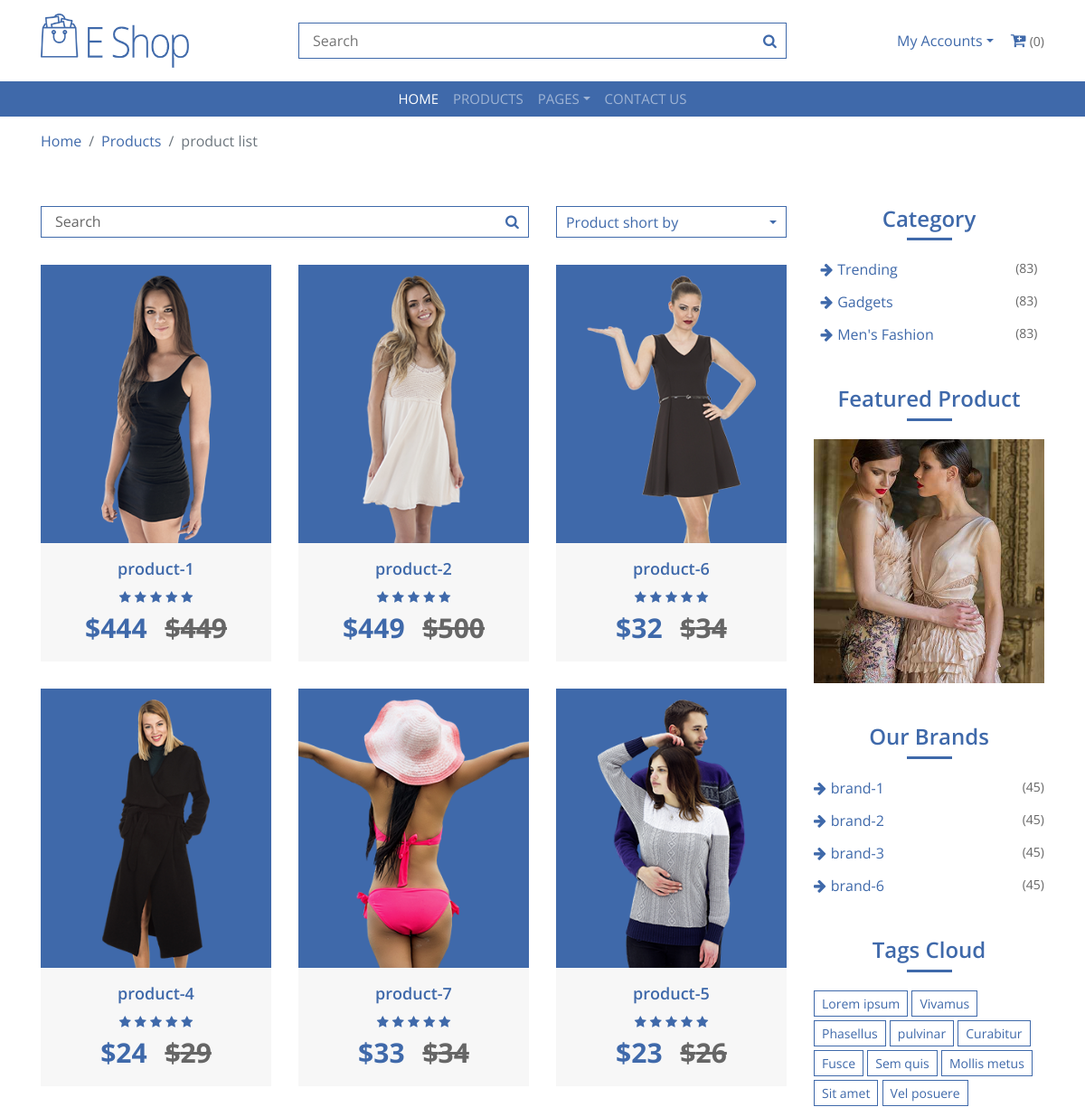
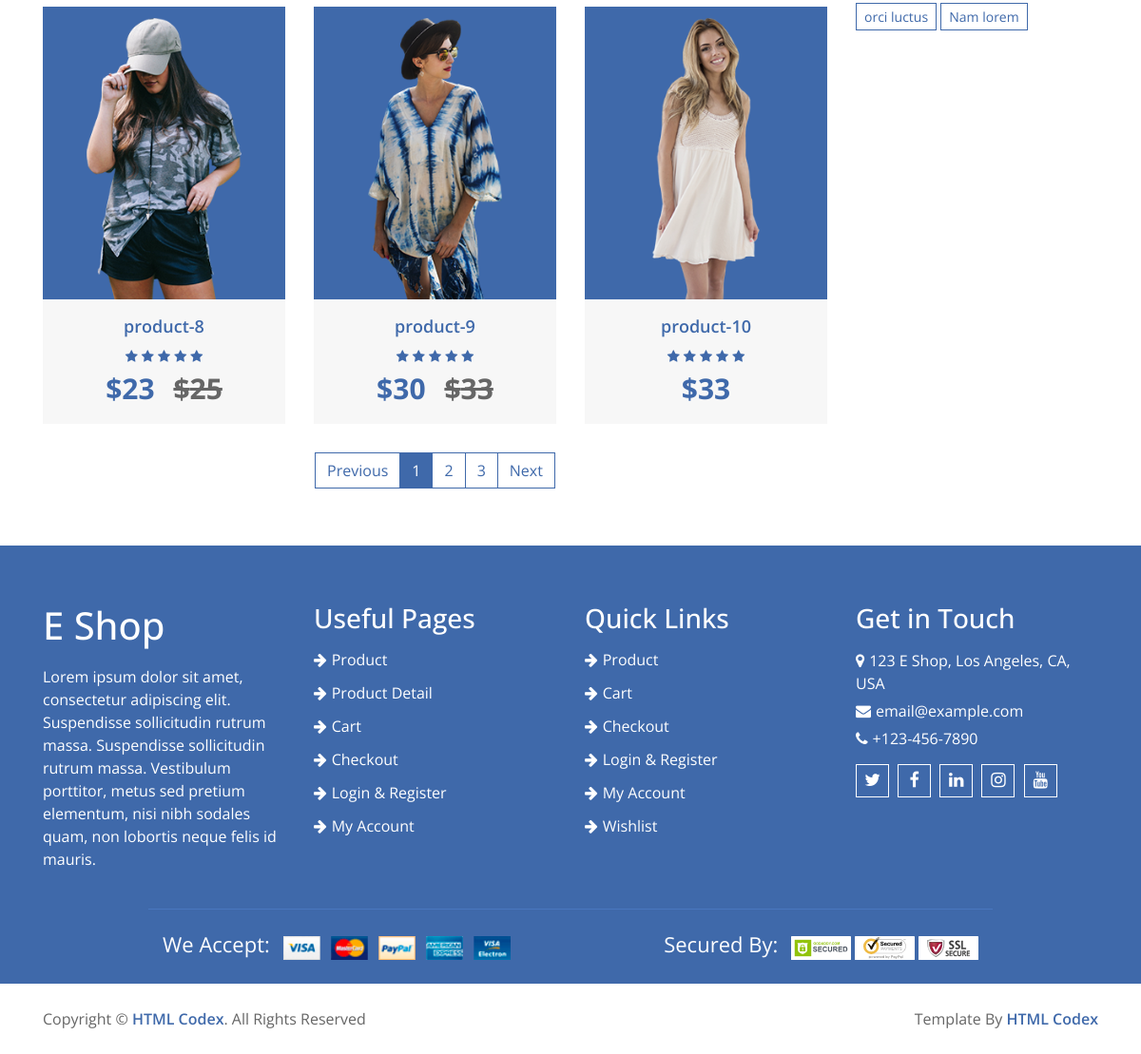
Page /category/Trending on the committed database (2 pictures, top to bottom).
### home/models.py (models this page shows, shortened)
class Product(models.Model):
    name = models.CharField(max_length=300)
    slug = models.CharField(max_length=500, unique=True)
    image = models.ImageField(upload_to='media')
    price = models.IntegerField()
    discounted_price = models.IntegerField(default=0)
    description = models.TextField(blank=True)
    specification = models.TextField(blank=True)
    category = models.ForeignKey(Category, on_delete=models.CASCADE)
    subcategory = models.ForeignKey(SubCategory, on_delete=models.CASCADE)
    brand = models.ForeignKey(Brand, on_delete=models.CASCADE)
    labels = models.CharField(choices=LABELS, max_length=50)
    stock = models.CharField(choices=STOCK, max_length=50)

class Category(models.Model):
    name = models.CharField(max_length=300)
    image = models.ImageField(upload_to='media')
    slug = models.CharField(max_length=500, unique=True)

class Brand(models.Model):
    name = models.CharField(max_length=500)
    image = models.ImageField(upload_to='media')
    rank = models.IntegerField(unique=True)
    slug = models.CharField(max_length=500, unique=True)

### home/views.py (the view)
# urls.py: path('category/<slug>', CategoryView.as_view(), name='category'),
class CategoryView(BaseView):
    def get(self,request,slug):
        self.views
        ids = Category.objects.get(slug = slug).id
        self.views['catproducts'] = Product.objects.filter(category_id = ids)
        return render(request, 'category.html', self.views)

### templates/category.html (shortened to what this page needs)
{% extends 'base.html' %}
{% load static %}
{% block content %}
        <div class="breadcrumb-wrap">
            <div class="container">
                <ul class="breadcrumb">
                    <li class="breadcrumb-item"><a href="#">Home</a></li>
                    <li class="breadcrumb-item"><a href="#">Products</a></li>
                    <li class="breadcrumb-item active">product list</li>
                </ul>
            </div>
        </div>
        <div class="product-view">
            <div class="container">
                <div class="row">
                    <div class="col-md-9">
                        <div class="row">
                            <div class="col-lg-12">
                                <div class="row">
                                    <div class="col-md-8">
                                        <div class="product-search">
                                            <input type="email" value="Search">
                                            <button><i class="fa fa-search"></i></button>
                                        </div>
                                    </div>
                                    <div class="col-md-4">
                                        <div class="product-short">
                                            <div class="dropdown">
                                                <a href="#" class="dropdown-toggle" data-toggle="dropdown">Product short by</a>
                                            </div>
                                        </div>
                                    </div>
                                </div>
                            </div>
                            {% for cat in catproducts %}
                            <div class="col-lg-4">
                                <div class="product-item">
                                    <div class="product-image">
                                        <a href="product-detail.html">
                                            <img src="{{cat.image.url}}" alt="Product Image">
                                        </a>
                                    </div>
                                    <div class="product-content">
                                        <div class="title"><a href="#">{{cat.name}}</a></div>
                                        <div class="ratting">
                                            <i class="fa fa-star"></i>
                                            <i class="fa fa-star"></i>
                                            <i class="fa fa-star"></i>
                                            <i class="fa fa-star"></i>
                                            <i class="fa fa-star"></i>
                                        </div>
                                        <div class="price">
                                            {% if cat.discounted_price > 0 %}
                                            ${{cat.discounted_price}} <span>${{cat.price}}</span>
                                            {% else %}
                                            ${{cat.price}}
                                            {% endif %}
                                        </div>
                                    </div>
                                </div>
                            </div>
                            {% endfor %}
                        </div>
                        <div class="col-lg-12">
                            <nav aria-label="Page navigation example">
                                <ul class="pagination justify-content-center">
                                    <li class="page-item disabled">
                                        <a class="page-link" href="#" tabindex="-1">Previous</a>
                                    </li>
                                    <li class="page-item active"><a class="page-link" href="#">1</a></li>
                                    <li class="page-item"><a class="page-link" href="#">2</a></li>
                                    <li class="page-item"><a class="page-link" href="#">3</a></li>
                                    <li class="page-item">
                                        <a class="page-link" href="#">Next</a>
                                    </li>
                                </ul>
                            </nav>
                        </div>
                    </div>
                    <div class="col-md-3">
                        <div class="sidebar-widget category">
                            <h2 class="title">Category</h2>
                            <ul>
                                {% for cat in categories %}
                                <li><a href="#">{{cat.name}}</a><span>(83)</span></li>
                                {% endfor %}
                            </ul>
                        </div>
                        <div class="sidebar-widget image">
                            <h2 class="title">Featured Product</h2>
                            <a href="#">
                                <img src="{% static 'img/category-1.jpg' %}" alt="Image">
                            </a>
                        </div>
                        <div class="sidebar-widget brands">
                            <h2 class="title">Our Brands</h2>
                            <ul>
                                {% for brand in brands %}
                                <li><a href="#">{{brand.name}} </a><span>(45)</span></li>
                                {% endfor %}
                            </ul>
                        </div>
                        <div class="sidebar-widget tag">
                            <h2 class="title">Tags Cloud</h2>
                            <a href="#">Lorem ipsum</a>
                            <a href="#">Vivamus</a>
                            <a href="#">Phasellus</a>
                            <a href="#">pulvinar</a>
                            <a href="#">Curabitur</a>
                            <a href="#">Fusce</a>
                            <a href="#">Sem quis</a>
                            <a href="#">Mollis metus</a>
                            <a href="#">Sit amet</a>
                            <a href="#">Vel posuere</a>
                            <a href="#">orci luctus</a>
                            <a href="#">Nam lorem</a>
                        </div>
                    </div>
                </div>
            </div>
        </div>
{% endblock %}

### static/css/style.css (style rules this page uses)
body { color: #666666; font-family: 'Open Sans', sans-serif; font-weight: 400; background: #ffffff; }
a { color: #3F69AA; transition: 0.5s; }
h1, h2, h3, h4, h5, h6 { color: #666666; margin: 0 0 15px 0; padding: 0; }
.breadcrumb-wrap { position: relative; width: 100%; background: #ffffff; }
.breadcrumb-wrap .breadcrumb { margin: 15px 0 0 0; padding: 0; background: none; }
.category { position: relative; padding: 0 7.5px; background: #ffffff; }
.product-item { position: relative; background-color: #f7f7f7; padding-bottom: 15px; }
.product-item .product-image { position: relative; overflow: hidden; }
.product-item .product-image a { display: block; background: #3F69AA; margin-bottom: 15px; transition: .3s; }
.product-item .product-image img { width: 100%; }
.product-item .product-content { position: relative; width: 100%; text-align: center; background: #f7f7f7; }
.product-item .product-content .title, .product-item .product-content .ratting, .product-item .product-content .price { position: relative; width: 100%; }
.product-item .product-content .title { margin-bottom: 5px; }
.product-item .product-content .title a { color: #3F69AA; font-size: 18px; font-weight: 600; }
.product-item .product-content .ratting i { font-size: 14px; color: #3F69AA; }
.product-item .product-content .price { font-size: 30px; color: #3F69AA; font-weight: 700; }
.product-item .product-content .price span { margin-left: 12px; text-decoration: line-through; font-weight: 700; color: #666666; }
.product-view { position: relative; width: 100%; padding: 60px 0; }
.product-view .product-search { position: relative; width: 100%; margin-bottom: 30px; }
.product-view .product-search input { width: 100%; height: 35px; padding: 0 15px; color: #666666; border: 1px solid #3F69AA; }
.product-view .product-search button { position: absolute; width: 35px; height: 33px; top: 1px; right: 1px; text-align: center; background: #ffffff; color: #3F69AA; border: none; }
.product-view .product-search button i { font-size: 16px; }
.product-view .product-short { position: relative; width: 100%; margin-bottom: 30px; text-align: right; }
.product-view .product-short .dropdown a.dropdown-toggle { display: block; width: 100%; height: 35px; padding: 5px 10px; background: #ffffff; border: 1px solid #3F69AA; text-align: left; }
.product-view .product-short .dropdown a.dropdown-toggle::after { float: right; margin-top: 10px; }
.product-view .product-item { margin-bottom: 30px; }
.product-view .pagination { margin: 0; }
.product-view .pagination .page-item .page-link { color: #3F69AA; background: #ffffff; border-color: #3F69AA; border-radius: 0; }
.product-view .pagination .page-item:hover .page-link, .product-view .pagination .page-item.active .page-link { color: #ffffff; background: #3F69AA; }
.sidebar-widget { position: relative; width: 100%; margin-bottom: 45px; }
.sidebar-widget:last-child { margin-bottom: 0; }
.sidebar-widget .title { position: relative; color: #3F69AA; font-size: 24px; font-weight: 600; text-align: center; text-transform: capitalize; padding-bottom: 10px; margin-bottom: 20px; }
.sidebar-widget .title::after { content: ''; position: absolute; width: 50px; height: 3px; left: calc(50% - 25px); bottom: 0; background: #3F69AA; }
.sidebar-widget.brands ul, .sidebar-widget.category ul { margin: 0; padding: 0; list-style: none; }
.sidebar-widget.brands ul li, .sidebar-widget.category ul li { margin-bottom: 12px; }
.sidebar-widget.brands ul li:last-child, .sidebar-widget.category ul li:last-child { margin-bottom: 0; }
.sidebar-widget.brands ul li a, .sidebar-widget.category ul li a { color: #3F69AA; font-size: 16px; font-weight: 400; white-space: nowrap; display: inline-block; line-height: 23px; }
.sidebar-widget.brands ul li a::before, .sidebar-widget.category ul li a::before { content: '\f061'; font-family: 'FontAwesome'; padding-right: 5px; }
.sidebar-widget.brands ul li span, .sidebar-widget.category ul li span { display: inline-block; float: right; color: #666666; font-size: 14px; font-weight: 400; }
.sidebar-widget.image a { display: block; width: 100%; overflow: hidden; }
.sidebar-widget.image img { max-width: 100%; transition: .3s; }
.sidebar-widget.tag a { display: inline-block; margin: 0 0 4px 0; padding: 3px 8px; font-size: 14px; font-weight: 400; color: #3F69AA; background: #ffffff; border: 1px solid #3F69AA; }

### rows in the picture
Product: image (picture), name "product-1", discounted_price "444", price "449"
Product: image (picture), name "product-2", discounted_price "449", price "500"
Product: image (picture), name "product-6", discounted_price "32", price "34"
Product: image (picture), name "product-4", discounted_price "24", price "29"
Product: image (picture), name "product-7", discounted_price "33", price "34"
Product: image (picture), name "product-5", discounted_price "23", price "26"
Product: image (picture), name "product-8", discounted_price "23", price "25"
Product: image (picture), name "product-9", discounted_price "30", price "33"
Product: image (picture), name "product-10", price "33"
Category: name "Trending"
Category: name "Gadgets"
Category: name "Men's Fashion"
Brand: name "brand-1"
Brand: name "brand-2"
Brand: name "brand-3"
Brand: name "brand-6"
